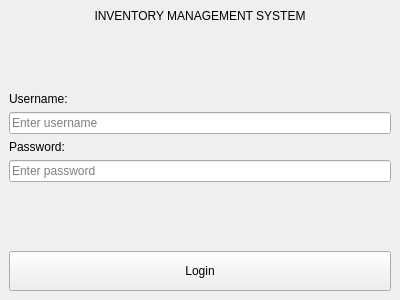
<?xml version="1.0" encoding="UTF-8"?>
<ui version="4.0">
 <class>LoginWindow</class>
 <widget class="QMainWindow" name="LoginWindow">
  <property name="geometry">
   <rect>
    <x>0</x>
    <y>0</y>
    <width>400</width>
    <height>300</height>
   </rect>
  </property>
  <property name="windowTitle">
   <string>Inventory System - Login</string>
  </property>
  <widget class="QWidget" name="centralwidget">
   <layout class="QVBoxLayout" name="verticalLayout">
    <item>
     <widget class="QLabel" name="titleLabel">
      <property name="text">
       <string>INVENTORY MANAGEMENT SYSTEM</string>
      </property>
      <property name="alignment">
       <set>Qt::AlignCenter</set>
      </property>
      <property name="wordWrap">
       <bool>false</bool>
      </property>
     </widget>
    </item>
    <item>
     <spacer name="verticalSpacer">
      <property name="orientation">
       <enum>Qt::Vertical</enum>
      </property>
      <property name="sizeHint" stdset="0">
       <size>
        <width>20</width>
        <height>20</height>
       </size>
      </property>
     </spacer>
    </item>
    <item>
     <widget class="QLabel" name="usernameLabel">
      <property name="text">
       <string>Username:</string>
      </property>
     </widget>
    </item>
    <item>
     <widget class="QLineEdit" name="usernameEdit">
      <property name="placeholderText">
       <string>Enter username</string>
      </property>
     </widget>
    </item>
    <item>
     <widget class="QLabel" name="passwordLabel">
      <property name="text">
       <string>Password:</string>
      </property>
     </widget>
    </item>
    <item>
     <widget class="QLineEdit" name="passwordEdit">
      <property name="echoMode">
       <enum>QLineEdit::Password</enum>
      </property>
      <property name="placeholderText">
       <string>Enter password</string>
      </property>
     </widget>
    </item>
    <item>
     <spacer name="verticalSpacer_2">
      <property name="orientation">
       <enum>Qt::Vertical</enum>
      </property>
      <property name="sizeHint" stdset="0">
       <size>
        <width>20</width>
        <height>30</height>
       </size>
      </property>
     </spacer>
    </item>
    <item>
     <widget class="QPushButton" name="loginButton">
      <property name="text">
       <string>Login</string>
      </property>
      <property name="minimumSize">
       <size>
        <width>0</width>
        <height>40</height>
       </size>
      </property>
     </widget>
    </item>
   </layout>
  </widget>
 </widget>
 <resources/>
 <connections/>
</ui>
